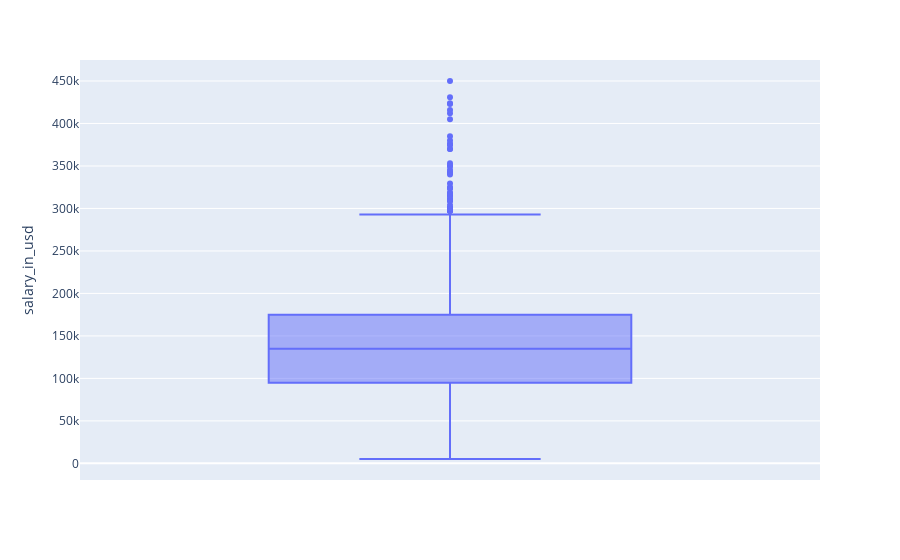

Write notebook code for a chart like this one.
### Code cell
import plotly.express as px
fig = px.box(data, y = 'salary_in_usd')
fig.show()

### Figure 1 — Plotly figure (JSON) as saved in the notebook; plotly's stock layout.template omitted (floating-point values rounded to 4 significant figures; data arrays with more than 128 entries replaced by an {"elided": "..."} marker saying what was removed)
{"data": [{"alignmentgroup": "True", "hovertemplate": "salary_in_usd=%{y}<extra></extra>", "legendgroup": "", "marker": {"color": "#636efa"}, "name": "", "notched": false, "offsetgroup": "", "orientation": "v", "showlegend": false, "type": "box", "x0": " ", "xaxis": "x", "y": {"elided": "3755 int values"}, "y0": " ", "yaxis": "y"}], "layout": {"boxmode": "group", "legend": {"tracegroupgap": 0}, "margin": {"t": 60}, "xaxis": {"anchor": "y", "domain": [0, 1]}, "yaxis": {"anchor": "x", "domain": [0, 1], "title": {"text": "salary_in_usd"}}}}
